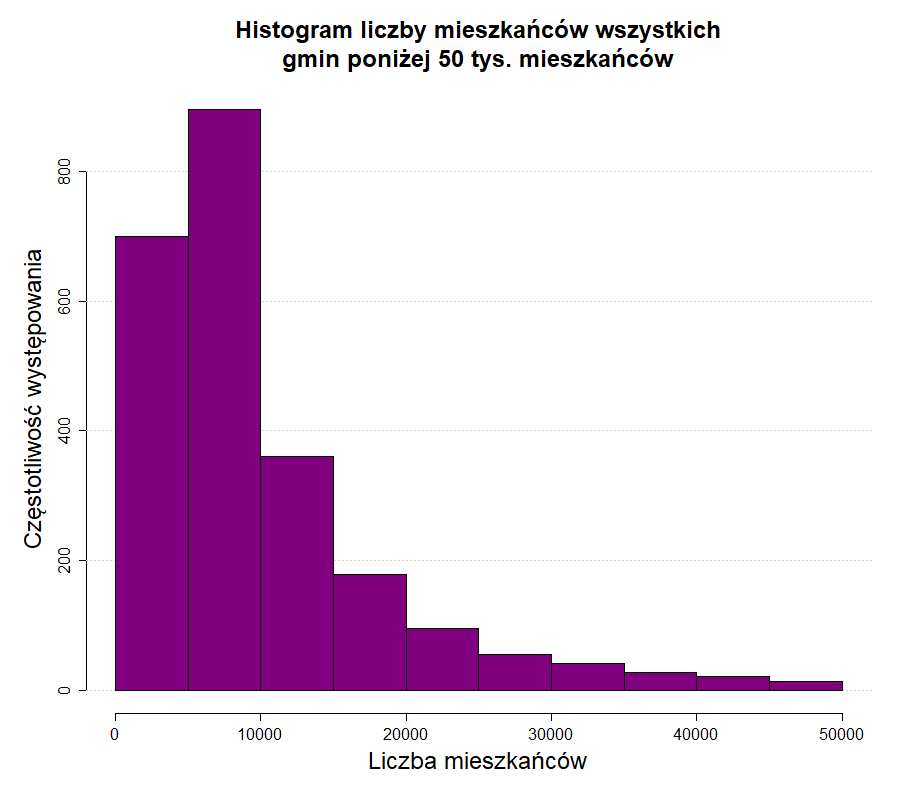

This chart was generated by the following R code:
library(RSQLite)

mydb <- dbConnect(RSQLite::SQLite(), "C:/Moje/Wykłady - notatki/3 semestr/Rachunek Prawdopodobieństwa i Statystyka/Website-reading/Database/shops.db")
citizens_number <- dbGetQuery(mydb,'SELECT liczba_mieszkancow FROM gminy WHERE liczba_mieszkancow <=50000')
dbDisconnect(mydb)

png(file='Histogram_coms_without_shops.png', width=900, height = 800)

par(mar = c(6,6,6,2))

hist(citizens_number$liczba_mieszkancow, main="Histogram liczby mieszkańców wszystkich\ngmin poniżej 50 tys. mieszkańców", 
     xlab="Liczba mieszkańców",
     ylab = "Częstotliwość występowania", col='#800080', cex.main=2, cex.lab = 2, cex.axis = 1.3)
grid(nx=NA, ny=NULL)
hist(citizens_number$liczba_mieszkancow, main="Histogram liczby mieszkańców\nwszystkich gmin", 
     xlab="Liczba mieszkańców", add=T,
     ylab = "Częstotliwość występowania", col='#800080', cex.main=2, cex.lab = 2, cex.axis = 1.3)

dev.off()
